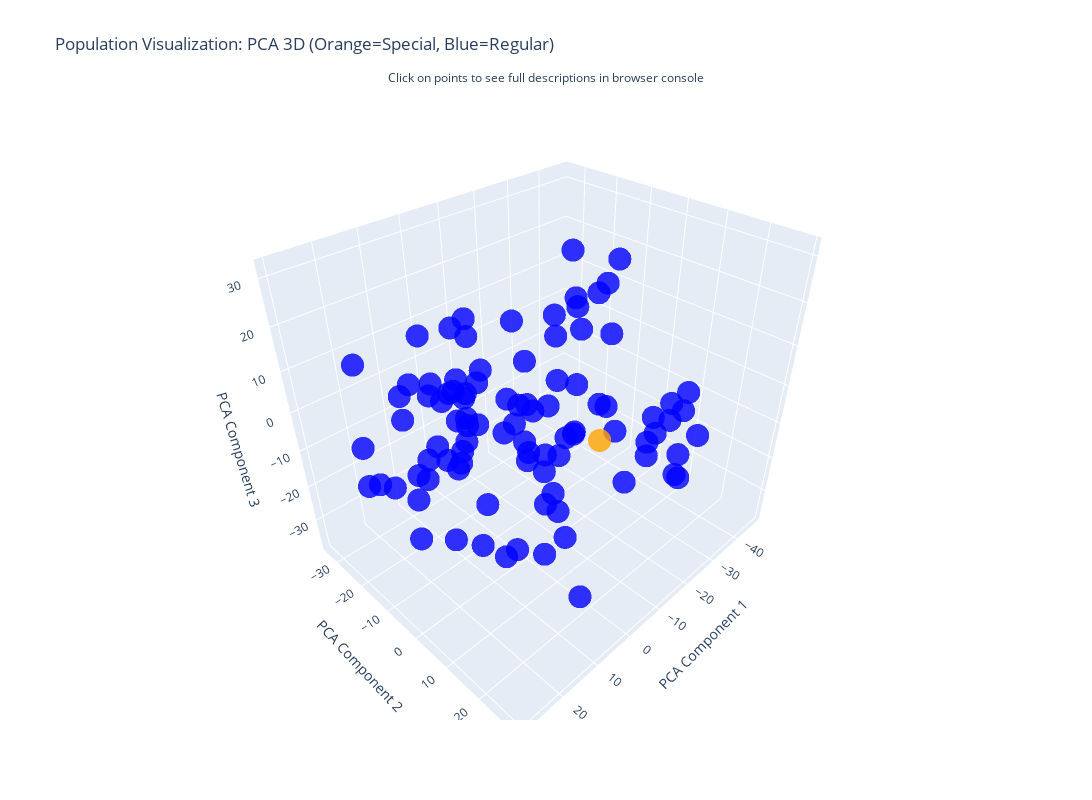
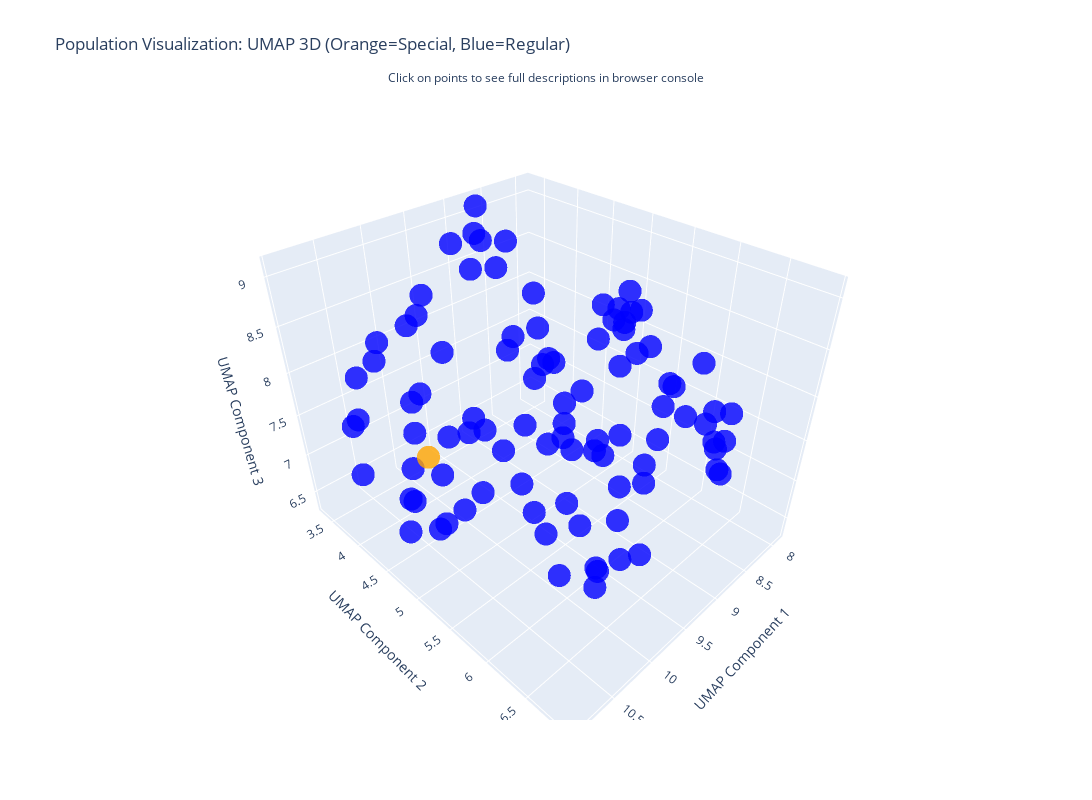

Here is the notebook cell these charts were saved with, in order:
### Markdown cell above
## 7. Applying Dimensionality Reduction (UMAP, t-SNE, PCA)

Now let's visualize our population using different dimensionality reduction techniques.

### Code cell
import plotly.graph_objects as go
import numpy as np
from sklearn.decomposition import PCA
from sklearn.preprocessing import StandardScaler
import umap

# Load population
# Get users with embeddings
users_with_embeddings = synthetic_population.get_users_with_embeddings()
embeddings = np.array([user.embedding for user in users_with_embeddings])
names = [user.name for user in users_with_embeddings]
profiles = [user.taste_profile or "No profile" for user in users_with_embeddings]
colors = ['orange' if user.special else 'blue' for user in users_with_embeddings]

# Standardize embeddings
scaler = StandardScaler()
embeddings_scaled = scaler.fit_transform(embeddings)

# Fit PCA 3D
pca_3d = PCA(n_components=3, random_state=42)
pca_coords = pca_3d.fit_transform(embeddings_scaled)

# Fit UMAP 3D
umap_3d = umap.UMAP(n_components=3, n_neighbors=min(40, len(users_with_embeddings)-1),
                    min_dist=0.1, random_state=42)
umap_coords = umap_3d.fit_transform(embeddings_scaled)

# Create PCA plot
fig_pca = go.Figure()
fig_pca.add_trace(
    go.Scatter3d(
        x=pca_coords[:, 0],
        y=pca_coords[:, 1],
        z=pca_coords[:, 2],
        mode='markers',
        marker=dict(color=colors, size=8, opacity=0.8),
        text=names,
        customdata=profiles,
        hovertemplate='<b>%{text}</b><extra></extra>',
        name='Users'
    )
)

fig_pca.update_layout(
    title='Population Visualization: PCA 3D (Orange=Special, Blue=Regular)',
    scene=dict(
        xaxis_title='PCA Component 1',
        yaxis_title='PCA Component 2',
        zaxis_title='PCA Component 3'
    ),
    width=1200,
    height=800,
    showlegend=False
)

# Add click event handling for PCA
fig_pca.update_layout(
    annotations=[
        dict(
            text="Click on points to see full descriptions in browser console",
            showarrow=False,
            xref="paper", yref="paper",
            x=0.5, y=1.02, xanchor='center', yanchor='bottom'
        )
    ]
)

# Create UMAP plot
fig_umap = go.Figure()
fig_umap.add_trace(
    go.Scatter3d(
        x=umap_coords[:, 0],
        y=umap_coords[:, 1],
        z=umap_coords[:, 2],
        mode='markers',
        marker=dict(color=colors, size=8, opacity=0.8),
        text=names,
        customdata=profiles,
        hovertemplate='<b>%{text}</b><extra></extra>',
        name='Users'
    )
)

fig_umap.update_layout(
    title='Population Visualization: UMAP 3D (Orange=Special, Blue=Regular)',
    scene=dict(
        xaxis_title='UMAP Component 1',
        yaxis_title='UMAP Component 2',
        zaxis_title='UMAP Component 3'
    ),
    width=1200,
    height=800,
    showlegend=False
)

# Add click event handling for UMAP
fig_umap.update_layout(
    annotations=[
        dict(
            text="Click on points to see full descriptions in browser console",
            showarrow=False,
            xref="paper", yref="paper",
            x=0.5, y=1.02, xanchor='center', yanchor='bottom'
        )
    ]
)

# Save plots individually
fig_pca.write_html('population_pca_3d.html')
fig_umap.write_html('population_umap_3d.html')

# Show plots
print("📊 PCA 3D Plot:")
fig_pca.show()

print("\n📊 UMAP 3D Plot:")
fig_umap.show()

print(f"\n✅ Plots saved:")
print(f"   📁 population_pca_3d.html")
print(f"   📁 population_umap_3d.html")
print(f"\n💡 Hover over points to see names")
print(f"💡 Click on points to see full descriptions in browser console")
